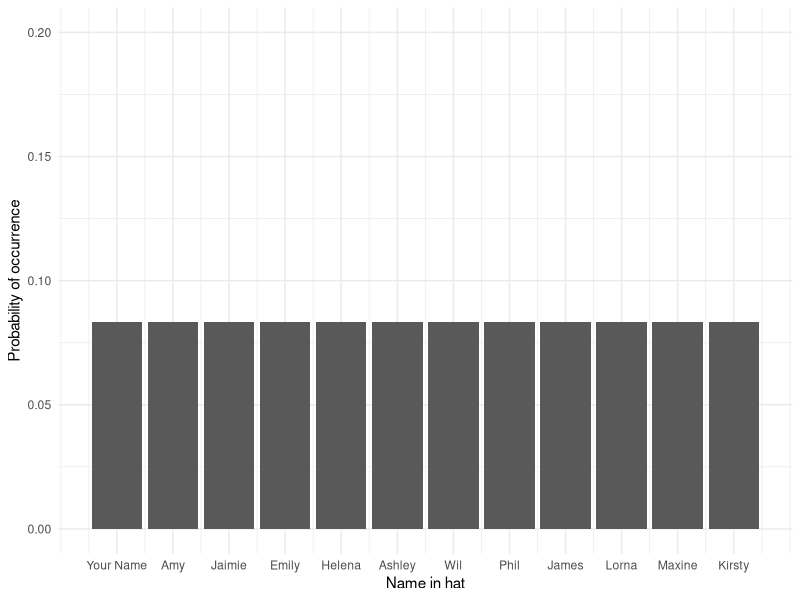
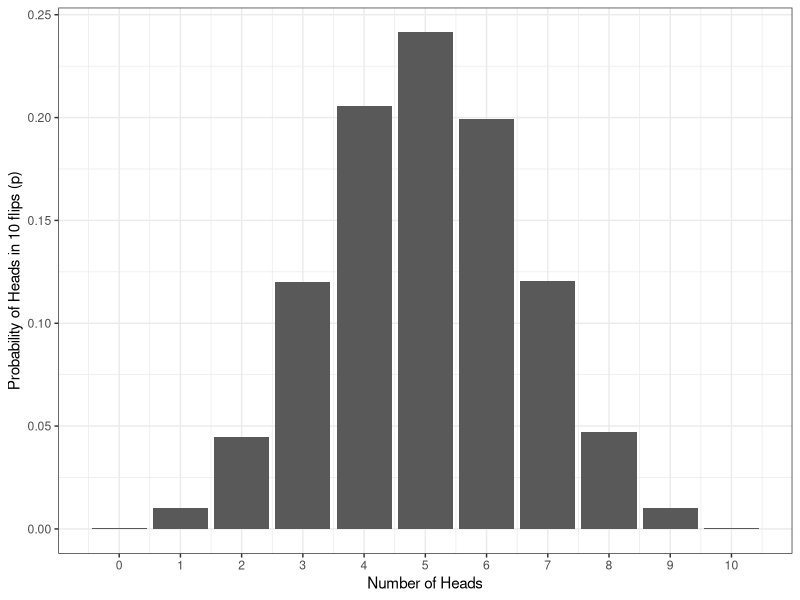

Source code (R) for these figures, in order:
## ---- chunk 1
library(tidyverse)
name <- 1:12
prob <- sample(x = .08333333, size = 12, replace = TRUE)
dat <- tibble(name, prob)
ggplot(dat, aes(name, prob)) +
  geom_col() +
  scale_y_continuous(limits = c(0,.2), name = "Probability of occurrence") +
  scale_x_continuous(breaks = c(1,2,3,4,5,6,7,8,9,10,11,12),
                     name = "Name in hat",
                     labels = c("Your Name","Amy", "Jaimie","Emily","Helena","Ashley","Wil","Phil","James","Lorna","Maxine","Kirsty")) +
  theme_minimal()
## ---- chunk 2
heads10000 <- replicate(n = 10000, 
                        expr = sample(0:1, 10, TRUE) %>% 
                          sum())
data10000 <- tibble(heads = heads10000) %>%   # convert to a tibble
                group_by(heads) %>%     # group by number of possibilities 
                summarise(n = n(), # count occurances of each possibility,
                          p=n/10000) # & calculate probability (p) of each
ggplot(data10000, aes(x = heads,y = p)) + 
  geom_bar(stat = "identity") + 
  labs(x = "Number of Heads", 
       y = "Probability of Heads in 10 flips (p)") +
  theme_bw() +
  scale_x_continuous(breaks = c(0,1,2,3,4,5,6,7,8,9,10))
